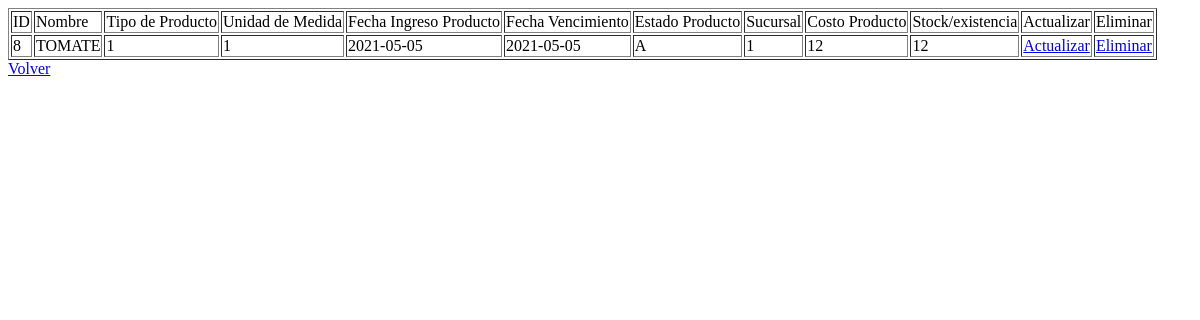
Page /vista/mostrar.php on the earlier database version.
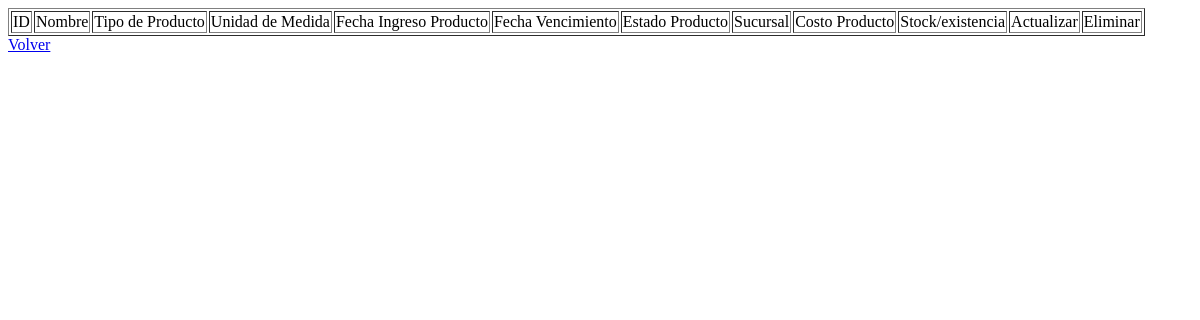
Same page on the later database version.
### tables this page shows
CREATE TABLE `producto` (
  `idProducto` int(11) NOT NULL,
  `nombreProducto` varchar(45) DEFAULT NULL,
  `idTipoProducto` int(11) DEFAULT NULL,
  `idUnidadMedida` int(11) DEFAULT NULL,
  `fechaIngresoProducto` date DEFAULT NULL,
  `FechaVencimientoProducto` date DEFAULT NULL,
  `estadoProducto` varchar(1) DEFAULT NULL,
  `idSucursal` int(11) DEFAULT NULL,
  `costoProducto` float DEFAULT NULL,
  `stockProducto` float DEFAULT NULL,
  `imagenProducto` varchar(45) NOT NULL
);

### controlador/crudProducto.php (called while the page is built, shortened)
<?php
	class CrudProducto{
		public function mostrar(){
			$db=Db::conectar();
			$listaProductos=[];
			$select=$db->query('SELECT * FROM producto WHERE estadoProducto="A"');
			foreach($select->fetchAll() as $producto){
				$myProducto= new Producto();
				$myProducto->setIdProducto($producto['idProducto']);
				$myProducto->setNombreProducto($producto['nombreProducto']);
				$myProducto->setIdTipoProducto($producto['idTipoProducto']);
				$myProducto->setIdUnidadMedida($producto['idUnidadMedida']);
				$myProducto->setFechaIngresoProducto($producto['fechaIngresoProducto']);
				$myProducto->setFechaVencimientoProducto($producto['FechaVencimientoProducto']);
				$myProducto->setEstadoProducto($producto['estadoProducto']);
				$myProducto->setIdSucursal($producto['idSucursal']);
				$myProducto->setCostoProducto($producto['costoProducto']);
				$myProducto->setStockProducto($producto['stockProducto']);
				$listaProductos[]=$myProducto;
			}
			return $listaProductos;
		}
}
?>

### modelo/producto.php (called while the page is built, shortened)
<?php
class Producto{
		private $idProducto;
		private $nombreProducto;
		private $idTipoProducto;
		private $idUnidadMedida;
		private $fechaIngresoProducto;
		private $fechaVencimientoProducto;
		private $estadoProducto;
		private $idSucursal;
		private $costoProducto;
		private $stockProducto;
		public function getIdProducto(){
		return $this->idProducto;
		}
		public function setIdProducto($idProducto){
			$this->idProducto = $idProducto;
		}
		public function getNombreProducto(){
			return $this->nombreProducto;
		}
		public function setNombreProducto($nombreProducto){
			$this->nombreProducto = $nombreProducto;
		}
		public function getIdTipoProducto(){
		return $this->idTipoProducto;
		}
		public function setIdTipoProducto($idTipoProducto){
			$this->idTipoProducto = $idTipoProducto;
		}
		public function getIdUnidadMedida(){
			return $this->idUnidadMedida;
		}
		public function setidUnidadMedida($idUnidadMedida){
			$this->idUnidadMedida = $idUnidadMedida;
		}
		public function getFechaIngresoProducto(){
			return $this->fechaIngresoProducto;
		}
		public function setFechaIngresoProducto($fechaIngresoProducto){
			$this->fechaIngresoProducto = $fechaIngresoProducto;
		}
		public function getFechaVencimientoProducto(){
			return $this->fechaVencimientoProducto;
		}
		public function setFechaVencimientoProducto($fechaVencimientoProducto){
			$this->fechaVencimientoProducto = $fechaVencimientoProducto;
		}
		public function getEstadoProducto(){
			return $this->estadoProducto;
		}
		public function setEstadoProducto($estadoProducto){
			$this->estadoProducto = $estadoProducto;
		}
		public function getIdSucursal(){
			return $this->idSucursal;
		}
		public function setIdSucursal($idSucursal){
			$this->idSucursal = $idSucursal;
		}
		public function getCostoProducto(){
			return $this->costoProducto;
		}
		public function setCostoProducto($costoProducto){
			$this->costoProducto=$costoProducto;
		}
		public function getStockProducto(){
			return $this->stockProducto;
		}
		public function setStockProducto($stockProducto){
			$this->stockProducto = $stockProducto;
		}
	}
?>

### vista/mostrar.php (the view, shortened to what this page needs)
<?php
require_once('../Controlador/crudProducto.php');
require_once('../Modelo/producto.php');
$crud=new CrudProducto();
$listaProductos=$crud->mostrar();
?>
<html>
<head>
</head>
<body>
	<table border=1>
		<head>
			<td>ID</td>
			<td>Nombre</td>
			<td>Tipo de Producto</td>
			<td>Unidad de Medida</td>
			<td>Fecha Ingreso Producto</td>
			<td>Fecha Vencimiento</td>
			<td>Estado Producto</td>
			<td>Sucursal</td>
			<td>Costo Producto</td>
			<td>Stock/existencia</td>
			<td>Actualizar</td>
			<td>Eliminar</td>
		</head>
		<body>
			<?php foreach ($listaProductos as $producto) {?>
			<tr>
				<td><?php echo $producto->getIdProducto() ?></td>
				<td><?php echo $producto->getNombreProducto() ?></td>
				<td><?php echo $producto->getIdTipoProducto() ?></td>
				<td><?php echo $producto->getIdUnidadMedida()?> </td>
				<td><?php echo $producto->getFechaIngresoProducto() ?></td>
				<td><?php echo $producto->getFechaVencimientoProducto() ?></td>
				<td><?php echo $producto->getEstadoProducto()?> </td>
				<td><?php echo $producto->getIdSucursal() ?></td>
				<td><?php echo $producto->getCostoProducto() ?></td>
				<td><?php echo $producto->getStockProducto()?> </td>
				<td><a href="actualizar.php?idProducto=<?php echo $producto->getIdProducto() ?>&accion=a">Actualizar</a> </td>
				<td><a href="../modelo/administrarProducto.php?idProducto=<?php echo $producto->getIdProducto()?>&accion=e">Eliminar</a>   </td>
			</tr>
			<?php }?>
		</body>
	</table>
	<a href="index2.php">Volver</a>
</body>
</html>

Differences in the rows shown:
no longer on this page (row edited): producto: idProducto "8", nombreProducto "TOMATE", idTipoProducto "1", idUnidadMedida "1", fechaIngresoProducto "2021-05-05", FechaVencimientoProducto "2021-05-05", estadoProducto "A", idSucursal "1", costoProducto "12", stockProducto "12"
